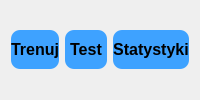
         <widget class="QWidget" name="widget_15" native="true">
          <property name="styleSheet">
           <string notr="true">QPushButton {
	background-color: rgb(62, 162, 255);
	border: none;
	color: &quot;white&quot;;
	padding-bottom: 10px;
	padding-top: 10px;
	border-radius: 9;
	font-weight: 500;
	font-size: 16px;
}

QPushButton:hover {
	background-color: rgb(42, 142, 255);
}</string>
          </property>
          <layout class="QHBoxLayout" name="horizontalLayout_17">
           <item>
            <widget class="QPushButton" name="trainButton">
             <property name="font">
              <font>
               <pointsize>-1</pointsize>
               <weight>62</weight>
               <bold>true</bold>
              </font>
             </property>
             <property name="cursor">
              <cursorShape>PointingHandCursor</cursorShape>
             </property>
             <property name="styleSheet">
              <string notr="true"/>
             </property>
             <property name="text">
              <string>Trenuj</string>
             </property>
            </widget>
           </item>
           <item>
            <widget class="QPushButton" name="examButton">
             <property name="cursor">
              <cursorShape>PointingHandCursor</cursorShape>
             </property>
             <property name="styleSheet">
              <string notr="true"/>
             </property>
             <property name="text">
              <string>Test</string>
             </property>
            </widget>
           </item>
           <item>
            <widget class="QPushButton" name="statsButton">
             <property name="cursor">
              <cursorShape>PointingHandCursor</cursorShape>
             </property>
             <property name="styleSheet">
              <string notr="true"/>
             </property>
             <property name="text">
              <string>Statystyki</string>
             </property>
            </widget>
           </item>
          </layout>
         </widget>
